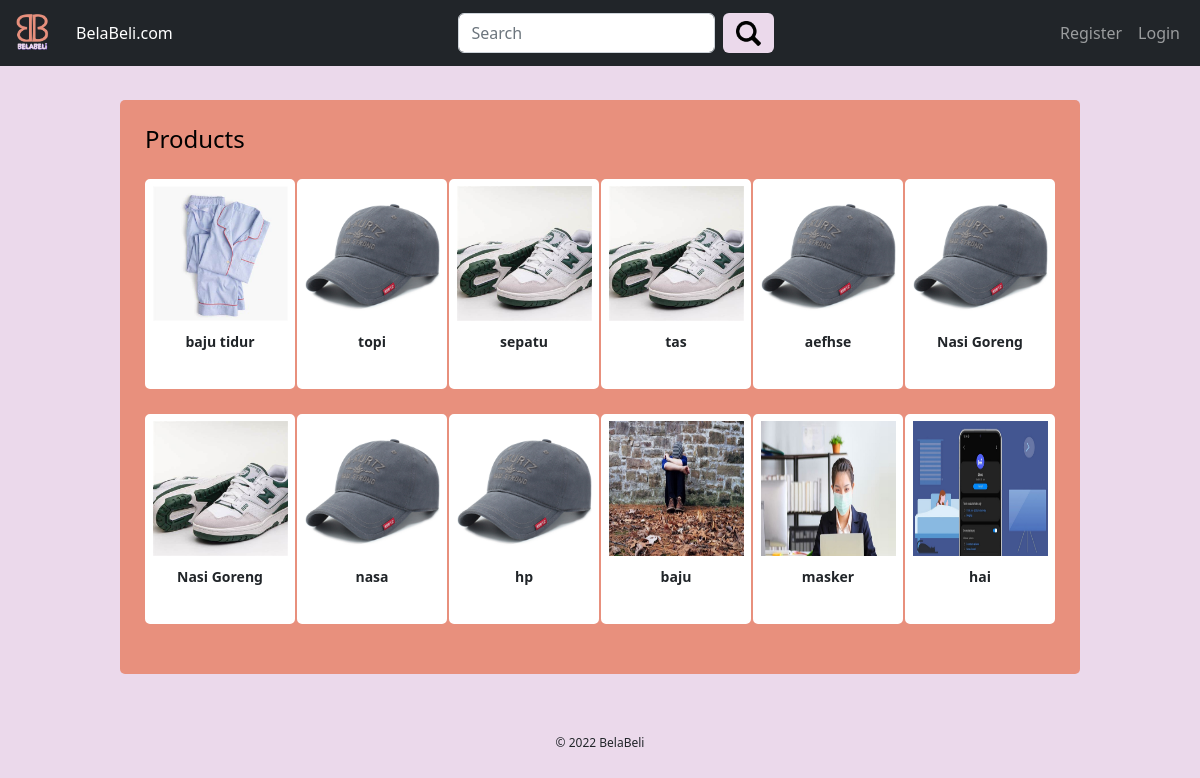
Page /searchProduct.php on the committed database.
### tables this page shows
CREATE TABLE `product` (
  `product_id` int(100) NOT NULL,
  `product_name` varchar(100) NOT NULL,
  `product_price` int(100) NOT NULL,
  `product_weight` int(100) NOT NULL,
  `product_size` varchar(100) NOT NULL,
  `product_desc` varchar(500) NOT NULL,
  `product_category` varchar(100) NOT NULL,
  `user_id` int(100) NOT NULL,
  `product_img` text DEFAULT NULL
);

### searchProduct.php (the view, shortened to what this page needs)
<?php
include 'api/connect.php';
$productNama = $_GET['nama'];
?>
<!DOCTYPE html>
<html lang="en">
<head>
    <link href="https://cdn.jsdelivr.net/npm/bootstrap@5.2.3/dist/css/bootstrap.min.css" rel="stylesheet">
</head>
<?php include 'includes/navbar.php' ?>
<body style="background-color:#ebd9eb">
    <div class="content-box" style="margin-top:100px; margin-bottom:40px;width:80%;flex-wrap:wrap;">
        <h1 style="font-size:18pt; margin-bottom:25px; color:black">Products</h1>
        <div class="d-flex justify-content-between">
            <?php
                $stmt = $conn->prepare("SELECT * FROM product where product_name like ?");
                $stmt->execute(['%'.$productNama.'%']);
                if ($stmt->rowCount() == 0){
                    echo 'No Product Found';
                }else{
                while($row = $stmt->fetch()){
            ?>
            <div class="resp-product" onclick="window.location.href = 'detailProduct.php?product_id=<?= $row['product_id'] ?>'">
                <img src="<?= $row['product_img'] ?>" alt="<?= $row['product_name'] ?>" class="resp-product-img">
                <p class="resp-text bold-text"><?= $row['product_name'] ?></p>
            </div>
            <?php }} ?>
        </div>
    </div>
    <footer style="padding:20px">
        <p class="text-dark" style="text-align:center; font-size:12px; color:#8c52ff">© 2022 BelaBeli</p>
    </footer>
</body>
</html>

### searchProduct.php (style rules this page uses)
.content-box { width:70%; background-color:#e8907d; margin:auto; margin-top:100px; padding:25px; border-radius:5px }
.resp-text { font-size:16px; padding-top:5px; text-align:center }
.bold-text { font-weight:bold }
.resp-product { width:180px; height:250px; background-color:white; padding:5px; border-radius:5px; border:2px solid white; margin-bottom:25px; }
.resp-product-img { display:block; margin:auto; width:165px; height:165px; margin-bottom:5px }
@media only screen and (max-width: 1200px) { .resp-text { font-size:14px; padding-top:5px; text-align:center } }
@media only screen and (max-width: 1200px) { .resp-product { width:150px; height:210px; background-color:white; padding:5px; border-radius:5px; border:2px solid white; margin-bottom:25px; } }
@media only screen and (max-width: 1200px) { .resp-product-img { display:block; margin:auto; width:135px; height:135px; margin-bottom:5px } }
.justify-content-between { flex-wrap:wrap; }

### rows in the picture
product: product_img (picture), product_name "baju tidur"
product: product_img (picture), product_name "topi"
product: product_img (picture), product_name "sepatu"
product: product_img (picture), product_name "tas"
product: product_img (picture), product_name "aefhse"
product: product_img (picture), product_name "Nasi Goreng"
product: product_img (picture), product_name "Nasi Goreng"
product: product_img (picture), product_name "nasa"
product: product_img (picture), product_name "hp"
product: product_img (picture), product_name "baju"
product: product_img (picture), product_name "masker"
product: product_img (picture), product_name "hai"
